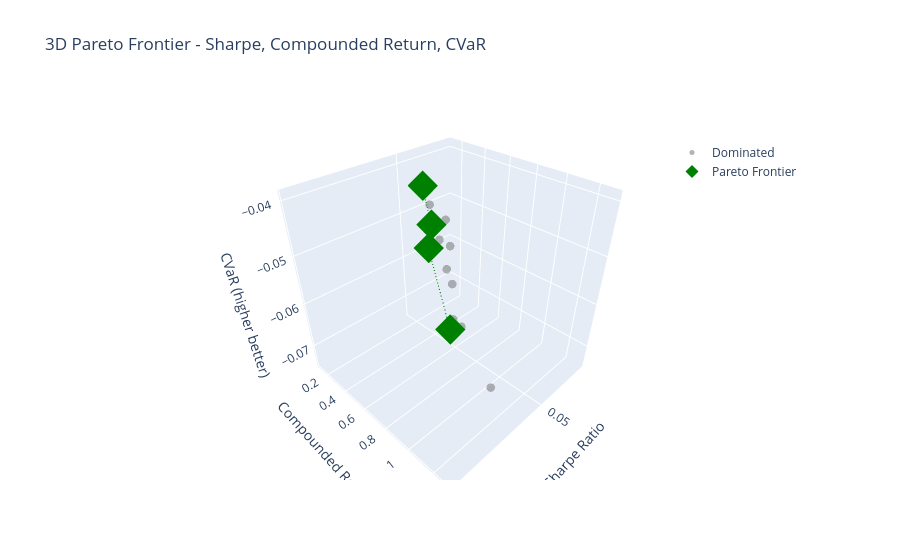

The notebook cell this image was saved under:
### Code cell
temp_perf = all_overall_perfs.copy()

cols = ['sharpe', 'compunded_return', 'cvar']
temp_perf['dominated_3d'] = pareto_dominance(temp_perf, cols)

frontier_3d = temp_perf[~temp_perf['dominated_3d']]

fig = plot_3d_pareto(
    df=temp_perf,
    x_col='sharpe',
    y_col='compunded_return',
    z_col='cvar',
    dominated_col='dominated_3d',
    title='3D Pareto Frontier - Sharpe, Compounded Return, CVaR',
    x_title='Sharpe Ratio',
    y_title='Compounded Return',
    z_title='CVaR (higher better)'
)

fig.show()

# Efficient frontier models vs Benchmarks
frontier_model_names = list(frontier_3d.index)
pd.concat(
    [frontier_3d.sort_values(by='sharpe', ascending=False), benchmarks_df],
    axis=0
)

### Figure 1 — Plotly figure (JSON) as saved in the notebook; plotly's stock layout.template omitted (floating-point values rounded to 4 significant figures)
{"data": [{"hovertemplate": "<b>%{text}</b><br>sharpe: %{x:.3f}<br>compunded_return: %{y:.3f}<br>cvar: %{z:.3f}<extra></extra>", "marker": {"color": "gray", "opacity": 0.6, "size": 5}, "mode": "markers", "name": "Dominated", "text": ["VLSTM-custom_loss_11", "BaseLSTM-custom_loss_11", "DeformTime-custom_loss_11", "BaseLSTM-custom_loss_10", "PatchTST-custom_loss_10", "TemporalTransformer-custom_loss_10", "InvertedAttentionLSTM-custom_loss_11", "DeformTime-custom_loss_10", "AttentionLSTM-custom_loss_10", "VLSTM-custom_loss_10"], "type": "scatter3d", "x": [0.0803, 0.0688, 0.0668, 0.0663, 0.0655, 0.0571, 0.0569, 0.0403, 0.0385, 0.0224], "y": [1.029, 0.6731, 1.135, 0.722, 0.7623, 0.4972, 0.7551, 0.3606, 0.4075, 0.1249], "z": [-0.0463, -0.0439, -0.0693, -0.0455, -0.0506, -0.0431, -0.0652, -0.0501, -0.0743, -0.0621]}, {"hovertemplate": "<b>%{text}</b><br>sharpe: %{x:.3f}<br>compunded_return: %{y:.3f}<br>cvar: %{z:.3f}<extra></extra>", "marker": {"color": "green", "size": 10, "symbol": "diamond"}, "mode": "markers", "name": "Pareto Frontier", "text": ["TemporalTransformer-custom_loss_11", "AttentionLSTM-custom_loss_11", "PatchTST-custom_loss_11", "InvertedAttentionLSTM-custom_loss_10"], "type": "scatter3d", "x": [0.0981, 0.0802, 0.0708, 0.0602], "y": [1.29, 0.8716, 0.7365, 0.4967], "z": [-0.0449, -0.0425, -0.0419, -0.0393]}, {"hoverinfo": "skip", "line": {"color": "green", "dash": "dash", "width": 2}, "mode": "lines", "showlegend": false, "type": "scatter3d", "x": [0.0981, 0.0802, 0.0708, 0.0602], "y": [1.29, 0.8716, 0.7365, 0.4967], "z": [-0.0449, -0.0425, -0.0419, -0.0393]}], "layout": {"legend": {"x": 0.8, "y": 0.9}, "scene": {"xaxis": {"title": {"text": "Sharpe Ratio"}}, "yaxis": {"title": {"text": "Compounded Return"}}, "zaxis": {"title": {"text": "CVaR (higher better)"}}}, "title": {"text": "3D Pareto Frontier - Sharpe, Compounded Return, CVaR"}}}
